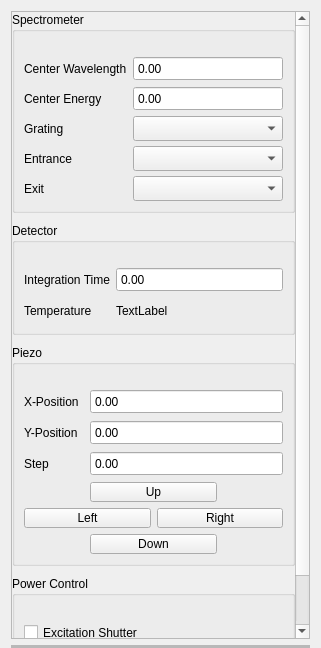
<?xml version="1.0" encoding="UTF-8"?>
<ui version="4.0">
 <class>DashboardWidget</class>
 <widget class="QWidget" name="DashboardWidget">
  <property name="geometry">
   <rect>
    <x>0</x>
    <y>0</y>
    <width>321</width>
    <height>648</height>
   </rect>
  </property>
  <property name="sizePolicy">
   <sizepolicy hsizetype="Preferred" vsizetype="Minimum">
    <horstretch>0</horstretch>
    <verstretch>0</verstretch>
   </sizepolicy>
  </property>
  <property name="windowTitle">
   <string>Form</string>
  </property>
  <layout class="QVBoxLayout" name="verticalLayout">
   <property name="bottomMargin">
    <number>0</number>
   </property>
   <item>
    <widget class="QScrollArea" name="scrollArea">
     <property name="sizePolicy">
      <sizepolicy hsizetype="Expanding" vsizetype="Expanding">
       <horstretch>0</horstretch>
       <verstretch>0</verstretch>
      </sizepolicy>
     </property>
     <property name="widgetResizable">
      <bool>true</bool>
     </property>
     <widget class="QWidget" name="scrollAreaWidgetContents">
      <property name="geometry">
       <rect>
        <x>0</x>
        <y>-61</y>
        <width>289</width>
        <height>689</height>
       </rect>
      </property>
      <property name="sizePolicy">
       <sizepolicy hsizetype="Preferred" vsizetype="Minimum">
        <horstretch>0</horstretch>
        <verstretch>0</verstretch>
       </sizepolicy>
      </property>
      <layout class="QVBoxLayout" name="verticalLayout_2">
       <property name="spacing">
        <number>10</number>
       </property>
       <property name="leftMargin">
        <number>0</number>
       </property>
       <property name="topMargin">
        <number>0</number>
       </property>
       <property name="rightMargin">
        <number>0</number>
       </property>
       <property name="bottomMargin">
        <number>0</number>
       </property>
       <item>
        <widget class="QGroupBox" name="groupBox_2">
         <property name="sizePolicy">
          <sizepolicy hsizetype="Preferred" vsizetype="Fixed">
           <horstretch>0</horstretch>
           <verstretch>0</verstretch>
          </sizepolicy>
         </property>
         <property name="minimumSize">
          <size>
           <width>0</width>
           <height>0</height>
          </size>
         </property>
         <property name="maximumSize">
          <size>
           <width>16777215</width>
           <height>16777215</height>
          </size>
         </property>
         <property name="title">
          <string>Spectrometer</string>
         </property>
         <property name="checkable">
          <bool>false</bool>
         </property>
         <layout class="QGridLayout" name="gridLayout_4" columnstretch="0,1">
          <property name="verticalSpacing">
           <number>5</number>
          </property>
          <item row="4" column="0">
           <widget class="QLabel" name="label_21">
            <property name="text">
             <string>Entrance</string>
            </property>
           </widget>
          </item>
          <item row="5" column="1">
           <widget class="QComboBox" name="Exit_ComboBox">
            <property name="minimumSize">
             <size>
              <width>0</width>
              <height>25</height>
             </size>
            </property>
            <property name="maximumSize">
             <size>
              <width>16777215</width>
              <height>25</height>
             </size>
            </property>
           </widget>
          </item>
          <item row="3" column="0">
           <widget class="QLabel" name="label_20">
            <property name="text">
             <string>Grating</string>
            </property>
           </widget>
          </item>
          <item row="3" column="1">
           <widget class="QComboBox" name="Grating_ComboBox">
            <property name="minimumSize">
             <size>
              <width>0</width>
              <height>25</height>
             </size>
            </property>
            <property name="maximumSize">
             <size>
              <width>16777215</width>
              <height>25</height>
             </size>
            </property>
           </widget>
          </item>
          <item row="2" column="0">
           <widget class="QLabel" name="label_19">
            <property name="text">
             <string>Center Energy</string>
            </property>
           </widget>
          </item>
          <item row="5" column="0">
           <widget class="QLabel" name="label_22">
            <property name="text">
             <string>Exit</string>
            </property>
           </widget>
          </item>
          <item row="2" column="1">
           <widget class="QDoubleSpinBox" name="CenterEnergy_DoubleSpinBox">
            <property name="sizePolicy">
             <sizepolicy hsizetype="Minimum" vsizetype="Preferred">
              <horstretch>0</horstretch>
              <verstretch>0</verstretch>
             </sizepolicy>
            </property>
            <property name="minimumSize">
             <size>
              <width>0</width>
              <height>25</height>
             </size>
            </property>
            <property name="focusPolicy">
             <enum>Qt::FocusPolicy::StrongFocus</enum>
            </property>
            <property name="buttonSymbols">
             <enum>QAbstractSpinBox::ButtonSymbols::NoButtons</enum>
            </property>
            <property name="suffix">
             <string/>
            </property>
           </widget>
          </item>
          <item row="1" column="1">
           <widget class="QDoubleSpinBox" name="CenterWavelength_DoubleSpinBox">
            <property name="sizePolicy">
             <sizepolicy hsizetype="Minimum" vsizetype="Preferred">
              <horstretch>0</horstretch>
              <verstretch>0</verstretch>
             </sizepolicy>
            </property>
            <property name="minimumSize">
             <size>
              <width>0</width>
              <height>25</height>
             </size>
            </property>
            <property name="focusPolicy">
             <enum>Qt::FocusPolicy::StrongFocus</enum>
            </property>
            <property name="buttonSymbols">
             <enum>QAbstractSpinBox::ButtonSymbols::NoButtons</enum>
            </property>
            <property name="suffix">
             <string/>
            </property>
           </widget>
          </item>
          <item row="4" column="1">
           <widget class="QComboBox" name="Entrance_ComboBox">
            <property name="minimumSize">
             <size>
              <width>0</width>
              <height>25</height>
             </size>
            </property>
            <property name="maximumSize">
             <size>
              <width>16777215</width>
              <height>25</height>
             </size>
            </property>
           </widget>
          </item>
          <item row="1" column="0">
           <widget class="QLabel" name="label_18">
            <property name="text">
             <string>Center Wavelength</string>
            </property>
           </widget>
          </item>
          <item row="0" column="0" colspan="2">
           <spacer name="verticalSpacer">
            <property name="orientation">
             <enum>Qt::Orientation::Vertical</enum>
            </property>
            <property name="sizeType">
             <enum>QSizePolicy::Policy::Fixed</enum>
            </property>
            <property name="sizeHint" stdset="0">
             <size>
              <width>20</width>
              <height>15</height>
             </size>
            </property>
           </spacer>
          </item>
         </layout>
        </widget>
       </item>
       <item>
        <widget class="QGroupBox" name="groupBox_4">
         <property name="sizePolicy">
          <sizepolicy hsizetype="Preferred" vsizetype="Fixed">
           <horstretch>0</horstretch>
           <verstretch>0</verstretch>
          </sizepolicy>
         </property>
         <property name="title">
          <string>Detector</string>
         </property>
         <property name="alignment">
          <set>Qt::AlignmentFlag::AlignLeading|Qt::AlignmentFlag::AlignLeft|Qt::AlignmentFlag::AlignTop</set>
         </property>
         <property name="flat">
          <bool>false</bool>
         </property>
         <property name="checkable">
          <bool>false</bool>
         </property>
         <layout class="QGridLayout" name="gridLayout" columnstretch="0,1">
          <property name="sizeConstraint">
           <enum>QLayout::SizeConstraint::SetDefaultConstraint</enum>
          </property>
          <item row="2" column="1">
           <widget class="QLabel" name="DetectorTemperature_Label">
            <property name="sizePolicy">
             <sizepolicy hsizetype="Expanding" vsizetype="Fixed">
              <horstretch>0</horstretch>
              <verstretch>0</verstretch>
             </sizepolicy>
            </property>
            <property name="minimumSize">
             <size>
              <width>0</width>
              <height>25</height>
             </size>
            </property>
            <property name="text">
             <string>TextLabel</string>
            </property>
           </widget>
          </item>
          <item row="1" column="1">
           <widget class="QDoubleSpinBox" name="IntegrationTime_DoubleSpinBox">
            <property name="sizePolicy">
             <sizepolicy hsizetype="Expanding" vsizetype="Fixed">
              <horstretch>0</horstretch>
              <verstretch>0</verstretch>
             </sizepolicy>
            </property>
            <property name="minimumSize">
             <size>
              <width>0</width>
              <height>25</height>
             </size>
            </property>
            <property name="focusPolicy">
             <enum>Qt::FocusPolicy::StrongFocus</enum>
            </property>
            <property name="buttonSymbols">
             <enum>QAbstractSpinBox::ButtonSymbols::NoButtons</enum>
            </property>
            <property name="suffix">
             <string/>
            </property>
           </widget>
          </item>
          <item row="1" column="0">
           <widget class="QLabel" name="label">
            <property name="text">
             <string>Integration Time</string>
            </property>
           </widget>
          </item>
          <item row="2" column="0">
           <widget class="QLabel" name="label_4">
            <property name="text">
             <string>Temperature</string>
            </property>
           </widget>
          </item>
          <item row="0" column="0" colspan="2">
           <spacer name="verticalSpacer_2">
            <property name="orientation">
             <enum>Qt::Orientation::Vertical</enum>
            </property>
            <property name="sizeType">
             <enum>QSizePolicy::Policy::Fixed</enum>
            </property>
            <property name="sizeHint" stdset="0">
             <size>
              <width>20</width>
              <height>15</height>
             </size>
            </property>
           </spacer>
          </item>
         </layout>
        </widget>
       </item>
       <item>
        <widget class="QGroupBox" name="groupBox_3">
         <property name="sizePolicy">
          <sizepolicy hsizetype="Preferred" vsizetype="Fixed">
           <horstretch>0</horstretch>
           <verstretch>0</verstretch>
          </sizepolicy>
         </property>
         <property name="title">
          <string>Piezo</string>
         </property>
         <layout class="QGridLayout" name="gridLayout_3" columnstretch="0,0,0,0">
          <item row="3" column="0">
           <widget class="QLabel" name="label_6">
            <property name="text">
             <string>Step</string>
            </property>
           </widget>
          </item>
          <item row="1" column="0">
           <widget class="QLabel" name="label_2">
            <property name="text">
             <string>X-Position</string>
            </property>
           </widget>
          </item>
          <item row="0" column="0" colspan="4">
           <spacer name="verticalSpacer_3">
            <property name="orientation">
             <enum>Qt::Orientation::Vertical</enum>
            </property>
            <property name="sizeType">
             <enum>QSizePolicy::Policy::Fixed</enum>
            </property>
            <property name="sizeHint" stdset="0">
             <size>
              <width>20</width>
              <height>15</height>
             </size>
            </property>
           </spacer>
          </item>
          <item row="2" column="0">
           <widget class="QLabel" name="label_3">
            <property name="text">
             <string>Y-Position</string>
            </property>
           </widget>
          </item>
          <item row="4" column="1" colspan="2">
           <widget class="QPushButton" name="PiezoUp_Button">
            <property name="maximumSize">
             <size>
              <width>16777215</width>
              <height>20</height>
             </size>
            </property>
            <property name="text">
             <string>Up</string>
            </property>
           </widget>
          </item>
          <item row="5" column="0" colspan="2">
           <widget class="QPushButton" name="PiezoLeft_Button">
            <property name="maximumSize">
             <size>
              <width>16777215</width>
              <height>20</height>
             </size>
            </property>
            <property name="text">
             <string>Left</string>
            </property>
           </widget>
          </item>
          <item row="6" column="1" colspan="2">
           <widget class="QPushButton" name="PiezoDown_Button">
            <property name="maximumSize">
             <size>
              <width>16777215</width>
              <height>20</height>
             </size>
            </property>
            <property name="text">
             <string>Down</string>
            </property>
           </widget>
          </item>
          <item row="5" column="2" colspan="2">
           <widget class="QPushButton" name="PiezoRight_Button">
            <property name="maximumSize">
             <size>
              <width>16777215</width>
              <height>20</height>
             </size>
            </property>
            <property name="text">
             <string>Right</string>
            </property>
           </widget>
          </item>
          <item row="1" column="1" colspan="3">
           <widget class="QDoubleSpinBox" name="PiezoX_DoubleSpinBox">
            <property name="sizePolicy">
             <sizepolicy hsizetype="Preferred" vsizetype="Fixed">
              <horstretch>0</horstretch>
              <verstretch>0</verstretch>
             </sizepolicy>
            </property>
            <property name="minimumSize">
             <size>
              <width>0</width>
              <height>25</height>
             </size>
            </property>
            <property name="focusPolicy">
             <enum>Qt::FocusPolicy::StrongFocus</enum>
            </property>
            <property name="buttonSymbols">
             <enum>QAbstractSpinBox::ButtonSymbols::NoButtons</enum>
            </property>
            <property name="suffix">
             <string/>
            </property>
           </widget>
          </item>
          <item row="2" column="1" colspan="3">
           <widget class="QDoubleSpinBox" name="PiezoY_DoubleSpinBox">
            <property name="sizePolicy">
             <sizepolicy hsizetype="Preferred" vsizetype="Fixed">
              <horstretch>0</horstretch>
              <verstretch>0</verstretch>
             </sizepolicy>
            </property>
            <property name="minimumSize">
             <size>
              <width>0</width>
              <height>25</height>
             </size>
            </property>
            <property name="focusPolicy">
             <enum>Qt::FocusPolicy::StrongFocus</enum>
            </property>
            <property name="buttonSymbols">
             <enum>QAbstractSpinBox::ButtonSymbols::NoButtons</enum>
            </property>
            <property name="suffix">
             <string/>
            </property>
           </widget>
          </item>
          <item row="3" column="1" colspan="3">
           <widget class="QDoubleSpinBox" name="PiezoStep_DoubleSpinBox">
            <property name="sizePolicy">
             <sizepolicy hsizetype="Preferred" vsizetype="Fixed">
              <horstretch>0</horstretch>
              <verstretch>0</verstretch>
             </sizepolicy>
            </property>
            <property name="minimumSize">
             <size>
              <width>0</width>
              <height>25</height>
             </size>
            </property>
            <property name="focusPolicy">
             <enum>Qt::FocusPolicy::ClickFocus</enum>
            </property>
            <property name="buttonSymbols">
             <enum>QAbstractSpinBox::ButtonSymbols::NoButtons</enum>
            </property>
            <property name="suffix">
             <string/>
            </property>
           </widget>
          </item>
         </layout>
        </widget>
       </item>
       <item>
        <widget class="QGroupBox" name="groupBox_6">
         <property name="sizePolicy">
          <sizepolicy hsizetype="Preferred" vsizetype="Fixed">
           <horstretch>0</horstretch>
           <verstretch>0</verstretch>
          </sizepolicy>
         </property>
         <property name="minimumSize">
          <size>
           <width>0</width>
           <height>0</height>
          </size>
         </property>
         <property name="maximumSize">
          <size>
           <width>16777215</width>
           <height>16777215</height>
          </size>
         </property>
         <property name="title">
          <string>Power Control</string>
         </property>
         <layout class="QGridLayout" name="gridLayout_2" columnstretch="0,1">
          <property name="leftMargin">
           <number>9</number>
          </property>
          <property name="topMargin">
           <number>9</number>
          </property>
          <property name="verticalSpacing">
           <number>6</number>
          </property>
          <item row="3" column="0">
           <widget class="QLabel" name="label_11">
            <property name="minimumSize">
             <size>
              <width>0</width>
              <height>30</height>
             </size>
            </property>
            <property name="text">
             <string>Power HWP Position</string>
            </property>
           </widget>
          </item>
          <item row="3" column="1">
           <widget class="QDoubleSpinBox" name="HWPPos_DoubleSpinBox">
            <property name="minimumSize">
             <size>
              <width>0</width>
              <height>25</height>
             </size>
            </property>
            <property name="focusPolicy">
             <enum>Qt::FocusPolicy::StrongFocus</enum>
            </property>
            <property name="buttonSymbols">
             <enum>QAbstractSpinBox::ButtonSymbols::NoButtons</enum>
            </property>
            <property name="suffix">
             <string/>
            </property>
           </widget>
          </item>
          <item row="2" column="0" colspan="2">
           <widget class="QCheckBox" name="Shutter_CheckBox">
            <property name="minimumSize">
             <size>
              <width>0</width>
              <height>25</height>
             </size>
            </property>
            <property name="text">
             <string>Excitation Shutter</string>
            </property>
           </widget>
          </item>
          <item row="1" column="0" colspan="2">
           <spacer name="verticalSpacer_4">
            <property name="orientation">
             <enum>Qt::Orientation::Vertical</enum>
            </property>
            <property name="sizeType">
             <enum>QSizePolicy::Policy::Fixed</enum>
            </property>
            <property name="sizeHint" stdset="0">
             <size>
              <width>20</width>
              <height>15</height>
             </size>
            </property>
           </spacer>
          </item>
         </layout>
        </widget>
       </item>
      </layout>
     </widget>
    </widget>
   </item>
   <item>
    <widget class="Line" name="line">
     <property name="sizePolicy">
      <sizepolicy hsizetype="Minimum" vsizetype="Fixed">
       <horstretch>0</horstretch>
       <verstretch>0</verstretch>
      </sizepolicy>
     </property>
     <property name="minimumSize">
      <size>
       <width>0</width>
       <height>3</height>
      </size>
     </property>
     <property name="lineWidth">
      <number>0</number>
     </property>
     <property name="midLineWidth">
      <number>3</number>
     </property>
     <property name="orientation">
      <enum>Qt::Orientation::Horizontal</enum>
     </property>
    </widget>
   </item>
  </layout>
 </widget>
 <resources/>
 <connections/>
</ui>
